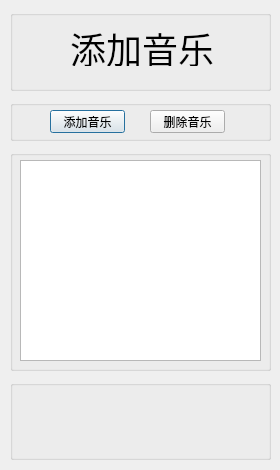
<?xml version="1.0" encoding="UTF-8"?>
<ui version="4.0">
 <class>musicDialog</class>
 <widget class="QDialog" name="musicDialog">
  <property name="geometry">
   <rect>
    <x>0</x>
    <y>0</y>
    <width>280</width>
    <height>470</height>
   </rect>
  </property>
  <property name="windowTitle">
   <string>Dialog</string>
  </property>
  <widget class="QGroupBox" name="groupBox">
   <property name="geometry">
    <rect>
     <x>10</x>
     <y>10</y>
     <width>261</width>
     <height>81</height>
    </rect>
   </property>
   <property name="title">
    <string/>
   </property>
   <widget class="QLabel" name="label">
    <property name="geometry">
     <rect>
      <x>60</x>
      <y>20</y>
      <width>144</width>
      <height>36</height>
     </rect>
    </property>
    <property name="font">
     <font>
      <pointsize>27</pointsize>
     </font>
    </property>
    <property name="text">
     <string>添加音乐</string>
    </property>
   </widget>
  </widget>
  <widget class="QGroupBox" name="groupBox_2">
   <property name="geometry">
    <rect>
     <x>10</x>
     <y>150</y>
     <width>261</width>
     <height>221</height>
    </rect>
   </property>
   <property name="title">
    <string/>
   </property>
   <widget class="QTableView" name="tableView">
    <property name="geometry">
     <rect>
      <x>10</x>
      <y>10</y>
      <width>241</width>
      <height>201</height>
     </rect>
    </property>
   </widget>
  </widget>
  <widget class="QGroupBox" name="groupBox_3">
   <property name="geometry">
    <rect>
     <x>10</x>
     <y>380</y>
     <width>261</width>
     <height>80</height>
    </rect>
   </property>
   <property name="title">
    <string/>
   </property>
  </widget>
  <widget class="QGroupBox" name="groupBox_4">
   <property name="geometry">
    <rect>
     <x>10</x>
     <y>100</y>
     <width>261</width>
     <height>41</height>
    </rect>
   </property>
   <property name="title">
    <string/>
   </property>
   <widget class="QPushButton" name="pushButton">
    <property name="geometry">
     <rect>
      <x>40</x>
      <y>10</y>
      <width>75</width>
      <height>23</height>
     </rect>
    </property>
    <property name="text">
     <string>添加音乐</string>
    </property>
   </widget>
   <widget class="QPushButton" name="pushButton_2">
    <property name="geometry">
     <rect>
      <x>140</x>
      <y>10</y>
      <width>75</width>
      <height>23</height>
     </rect>
    </property>
    <property name="text">
     <string>删除音乐</string>
    </property>
   </widget>
  </widget>
 </widget>
 <resources/>
 <connections/>
</ui>
